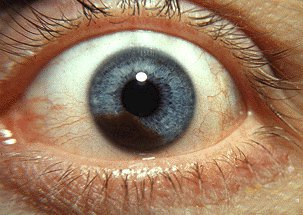
#> input picture images/14286958.jpg, 303 x 215 px, found by its file name; its folder holds only this picture in this run
$ python test.py
#> lines starting #> are read from the running program, lines starting #| are printed output that depends on the picture; after the words box and inside, x2 and y2 are one past the last pixel; in counts of white or black regions, pixels touching at a corner belong together
import cv2
import numpy as np
import os


def load_image(path):
    global images
    global real_images
    global images_names
    images = []
    images_names = []
    for file in os.listdir(path):
        title = file.title().lower()
        if title.split('.')[-1] == 'jpg':
            images_names.append(title)
            images.append(cv2.imread(os.path.join(path, title)))
    real_images = images
#> real_images = 1 item


def filtering():
    global filtered
    filtered = []
    for img in images:
        cimg = cv2.cvtColor(img, cv2.COLOR_BGR2GRAY)
        kernel = cv2.getStructuringElement(cv2.MORPH_ELLIPSE, (5, 5))
        blackhat = cv2.morphologyEx(cimg, cv2.MORPH_BLACKHAT, kernel)
        bottom_hat_filtered = cv2.add(blackhat, cimg)
        final_img = cv2.medianBlur(bottom_hat_filtered, 17)
        #final_img = cv2.blur(cimg,(3,3))
        filtered.append(final_img)
#> this loop made 1 pass
#> pass 1, in filtering, `cimg = cv2.cvtColor(img, cv2.COLOR_BGR2GRAY)`:
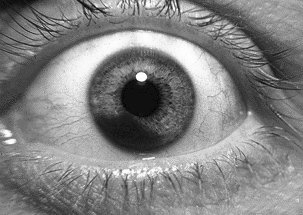
#> cimg: shape (215, 303); min 0, max 255, mean 130.5
#> pass 1, in filtering, `blackhat = cv2.morphologyEx(cimg, cv2.MORPH_BLACKHAT, kernel)`:
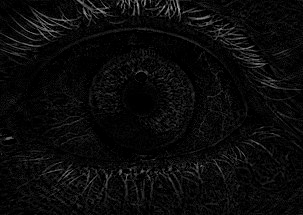
#> blackhat: shape (215, 303); min 0, max 171, mean 10.4
#> pass 1, in filtering, `bottom_hat_filtered = cv2.add(blackhat, cimg)`:
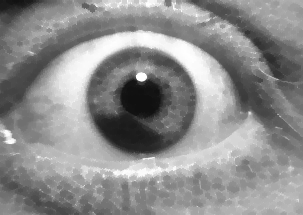
#> bottom_hat_filtered: shape (215, 303); min 16, max 255, mean 141
#> pass 1, in filtering, `final_img = cv2.medianBlur(bottom_hat_filtered, 17)`:
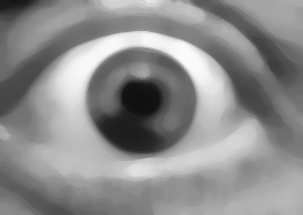
#> final_img: shape (215, 303); min 16, max 252, mean 140.3
#> after the loop, filtered = 1 item
    show_images_array(filtered)
    return filtered


def show_images_array(my_images):
    for img in my_images:
        cv2.imshow('image', img)
        cv2.waitKey(0)
        cv2.destroyAllWindows()


def iris_recognition():
    for img in filtered:
        _, thresh = cv2.threshold(img, 100, 255, cv2.THRESH_BINARY)
        circles = cv2.HoughCircles(
            thresh, cv2.HOUGH_GRADIENT, 1, img.shape[0], param1=30, param2=20, minRadius=0, maxRadius=0)
        draw_circles(circles)
#> this loop made 1 pass
#> pass 1, in iris_recognition, `_, thresh = cv2.threshold(img, 100, 255, cv2.THRESH_BINARY)`:
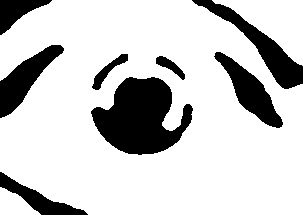
#> thresh: shape (215, 303); 79.6% white; 8 black regions, largest, box (x1, y1, x2, y2) and area: (91, 77, 193, 155) 4941, (192, 0, 303, 89) 2167, (214, 52, 283, 128) 1813


def draw_circles(circles, pupil=False):
    circles = np.uint16(np.around(circles))
    for i in circles[0, :]:
        if pupil is False:
            # draw the outer circle
#> (the run stopped early here; a loop or call above may not have finished)

$ run again, on images/650x350_unusual_eye_conditions_slideshow.jpg
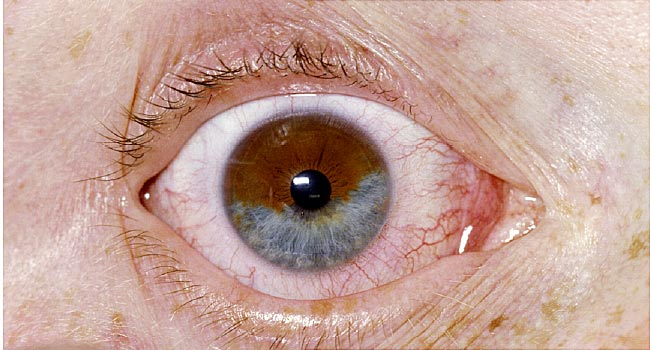
#> input picture images/650x350_unusual_eye_conditions_slideshow.jpg, 650 x 350 px, found by its file name
#> real_images = 1 item
#> the loop in filtering, `for img in images:` made 1 pass
#> pass 1, in filtering, `final_img = cv2.medianBlur(bottom_hat_filtered, 17)`:
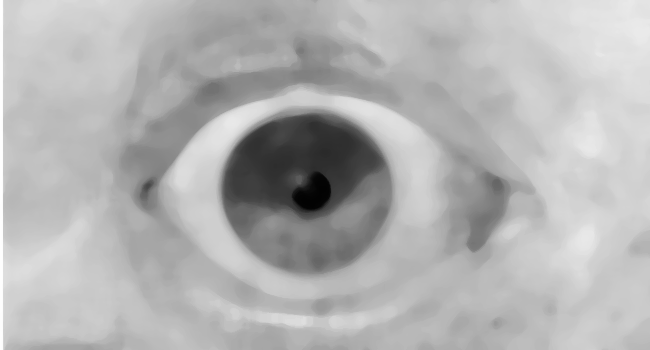
#> final_img: shape (350, 650); min 2, max 254, mean 178.8
#> the loop in show_images_array, `for img in my_images:` made 1 pass
#> the loop in iris_recognition, `for img in filtered:` made 1 pass
#> pass 1, in iris_recognition, `_, thresh = cv2.threshold(img, 100, 255, cv2.THRESH_BINARY)`:
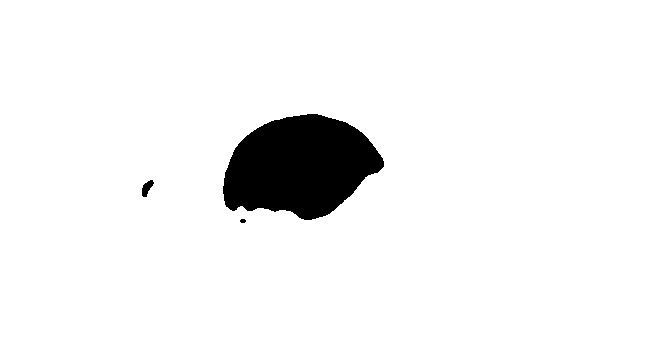
#> thresh: shape (350, 650); 94.6% white; 3 black regions, box (x1, y1, x2, y2) and area: (223, 114, 384, 220) 12097, (142, 180, 154, 197) 115, (240, 219, 246, 223) 20

$ run again, on images/f38dab4bf4f638955f3c2340086450ec--iris-eye-hazel-eyes.jpg
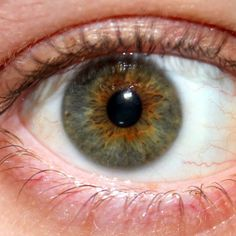
#> input picture images/f38dab4bf4f638955f3c2340086450ec--iris-eye-hazel-eyes.jpg, 236 x 236 px, found by its file name
#> real_images = 1 item
#> the loop in filtering, `for img in images:` made 1 pass
#> pass 1, in filtering, `final_img = cv2.medianBlur(bottom_hat_filtered, 17)`:
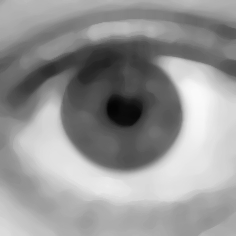
#> final_img: shape (236, 236); min 4, max 249, mean 149.6
#> the loop in show_images_array, `for img in my_images:` made 1 pass
#> the loop in iris_recognition, `for img in filtered:` made 1 pass
#> pass 1, in iris_recognition, `_, thresh = cv2.threshold(img, 100, 255, cv2.THRESH_BINARY)`:
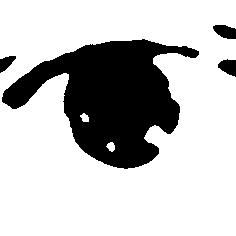
#> thresh: shape (236, 236); 75.8% white; 4 black regions, box (x1, y1, x2, y2) and area: (2, 39, 199, 169) 12884, (213, 25, 236, 39) 241, (218, 59, 236, 77) 222, (0, 56, 16, 73) 157
